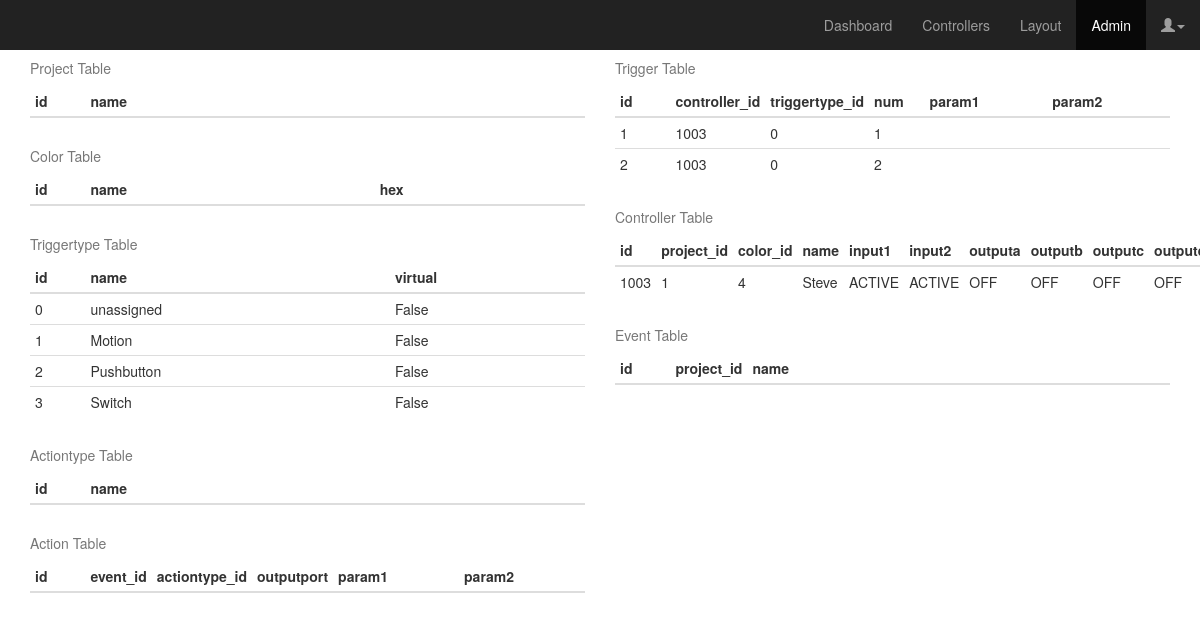
The page /admin on the database its author committed.
### app/models.py (models this page shows, shortened)
class Triggertype(db.Model):
	id = db.Column(db.Integer, primary_key=True)
	name = db.Column(db.String(24), index=True)
	virtual = db.Column(db.Boolean)
	trigger = db.relationship('Trigger', backref='trigger', lazy='dynamic')
	@property
	def serialize(self):
		return {
			'id': self.id,
			'name': self.name,
			'virtual': self.virtual
		}

class Trigger(db.Model):
	id = db.Column(db.Integer, primary_key=True)
	controller_id = db.Column(db.Integer, db.ForeignKey('controller.id'))
	triggertype_id = db.Column(db.Integer, db.ForeignKey('triggertype.id'))
	num = db.Column(db.Integer)
	param1 = db.Column(db.String(8), default='')
	param2 = db.Column(db.String(8), default='')
	@property
	def serialize(self):
		tt = Triggertype.query.get(self.triggertype_id)
		return {
			'id': self.id,
			'cid': self.controller_id,
			'type_id': tt.id,
			'type_name': tt.name,
			'inputnum': self.num,
			'param1': self.param1,
			'param2': self.param2
		}

class Controller(db.Model):
	id = db.Column(db.Integer, primary_key=True)
	project_id = db.Column(db.Integer, db.ForeignKey('project.id'))
	color_id = db.Column(db.Integer, db.ForeignKey('color.id'))
	sounds= db.relationship('Sound', backref='sound', lazy='dynamic')
	trigger = db.relationship('Trigger', backref='controller', lazy='dynamic')
	name = db.Column(db.String(24), index=True, unique=True)
	input1 = db.Column(db.String(10), default='ACTIVE')
	input2 = db.Column(db.String(10), default='ACTIVE')
	outputa = db.Column(db.String(10), default='OFF')
	outputb = db.Column(db.String(10), default='OFF')
	outputc = db.Column(db.String(10), default='OFF')
	outputd = db.Column(db.String(10), default='OFF')
	def get_trigger(self, triggernum):
		try:
			return self.trigger.filter(Trigger.num == triggernum).first()
		except:
			return 0
	@property
	def serialize(self):
		return {
			'controllerid': self.id,
			'project_id': self.project_id,
			'controllername': self.name,
			'controllercolor': self.color_id,
			'trigger1': self.get_trigger(1).id,
			'trigger1typeid': self.get_trigger(1).serialize['type_id'],
			'trigger1typename': self.get_trigger(1).serialize['type_name'],
			'trigger1param1': self.get_trigger(1).serialize['param1'],
			'trigger2': self.get_trigger(2).id,
			'trigger2typeid': self.get_trigger(2).serialize['type_id'],
			'trigger2typename': self.get_trigger(2).serialize['type_name'],
			'trigger2param1': self.get_trigger(2).serialize['param1'],
			'input1': self.input1,
			'input2': self.input2,
			'outputa': self.outputa,
			'outputb': self.outputb,
			'outputc': self.outputc,
			'outputd': self.outputd
		}

### app/views.py (the view)
@app.route('/admin')
def admin():
	return render_template('admin.html', title='Admin', projects=[p.serialize for p in Project.query.all()], triggers=[t.serialize for t in Trigger.query.all()], triggertypes=[tt.serialize for tt in Triggertype.query.all()], actions=[a.serialize for a in Action.query.all()], controllers=[c.serialize for c in Controller.query.all()], events=[e.serialize for e in Event.query.all()], colors=[c.serialize for c in Color.query.all()])

### app/templates/admin.html (shortened to what this page needs)
{% extends "base.html" %}
{% block content %}
<link href="static/css/admin.css" rel="stylesheet">
<div class="container">
  <div class="row">
      <div class="col-xs-6">
        <table class="table table-condensed">
          <caption>Project Table</caption>
          <thead>
            <tr>
              <th class="id">id</th>
              <th>name</th>
            </tr>
          </thead>
        </table>
        <table class="table table-condensed">
          <caption>Color Table</caption>
          <thead>
            <tr>
              <th class="id">id</th>
              <th>name</th>
              <th>hex</th>
            </tr>
          </thead>
        </table>
        <table class="table table-condensed">
          <caption>Triggertype Table</caption>
          <thead>
            <tr>
              <th class="id">id</th>
              <th>name</th>
              <th>virtual</th>
            </tr>
          </thead>
          <tbody>
            {% for tt in triggertypes %}
            <tr>
              <td class="id">{{ tt.id }}</td>
              <td>{{ tt.name }}</td>
              <td>{{ tt.virtual }}</td>
            </tr>
            {% endfor %}
          </tbody>
        </table>
        <table class="table table-condensed">
          <caption>Actiontype Table</caption>
          <thead>
            <tr>
              <th class="id">id</th>
              <th>name</th>
            </tr>
          </thead>
        </table>
        <table class="table table-condensed">
          <caption>Action Table</caption>
          <thead>
            <tr>
              <th class="id">id</th>
              <th class="id">event_id</th>
              <th class="id">actiontype_id</th>
              <th class="id">outputport</th>
              <th>param1</th>
              <th>param2</th>
            </tr>
          </thead>
        </table>
      </div>
      <div class="col-xs-6">
        <table class="table table-condensed">
          <caption>Trigger Table</caption>
          <thead>
            <tr>
              <th class="id">id</th>
              <th class="id">controller_id</th>
              <th class="id">triggertype_id</th>
              <th class="id">num</th>
              <th>param1</th>
              <th>param2</th>
            </tr>
          </thead>
          <tbody>
            {% for t in triggers %}
            <tr>
              <td class="id">{{ t.id }}</td>
              <td class="id">{{ t.cid }}</td>
              <td class="id">{{ t.type_id }}</td>
              <td class="id">{{ t.inputnum }}</td>
              <td>{{ t.param1 }}</td>
              <td>{{ t.param2 }}</td>
            </tr>
            {% endfor %}
          </tbody>
        </table>
        <table class="table table-condensed">
          <caption>Controller Table</caption>
          <thead>
            <tr>
              <th class="id">id</th>
              <th class="id">project_id</th>
              <th class="id">color_id</th>
              <th>name</th>
              <th>input1</th>
              <th>input2</th>
              <th>outputa</th>
              <th>outputb</th>
              <th>outputc</th>
              <th>outputd</th>
            </tr>
          </thead>
          <tbody>
            {% for c in controllers %}
            <tr>
              <td class="id">{{ c.controllerid }}</td>
              <td class="id">{{ c.project_id }}</td>
              <td class="id">{{ c.controllercolor }}</td>
              <td>{{ c.controllername }}</td>
              <td>{{ c.input1 }}</td>
              <td>{{ c.input2 }}</td>
              <td>{{ c.outputa }}</td>
              <td>{{ c.outputb }}</td>
              <td>{{ c.outputc }}</td>
              <td>{{ c.outputd }}</td>
            </tr>
            {% endfor %}
          </tbody>
        </table>
        <table class="table table-condensed">
          <caption>Event Table</caption>
          <thead>
            <tr>
              <th class="id">id</th>
              <th class="id">project_id</th>
              <th>name</th>
            </tr>
          </thead>
        </table>
  </div>
</div>
{% endblock %}

### app/templates/base.html (shortened to what this page needs)
<!DOCTYPE html>
<html lang="en">
  <head>
    <link href="static/css/bootstrap.min.css" rel="stylesheet">
    <link href="static/font-awesome-4.6.3/css/font-awesome.min.css" rel="stylesheet">
    <link href="static/css/animate.min.css" rel="stylesheet">
  </head>
  <body>
    <nav class="navbar navbar-inverse navbar-fixed-top">
      <div class="container-fluid">
        <div id="navbar" class="navbar-collapse collapse">
          <ul class="nav navbar-nav navbar-right">
            <li id="dashboard"><a href="dashboard">Dashboard</a></li>
            <li id="controllers"><a href="controllers">Controllers</a></li>
            <li id="layout"><a href="#">Layout</a></li>
            <li id="admin"><a href="admin">Admin</a></li>
            <li>
              <a href="#" class="dropdown-toggle" data-toggle="dropdown"><span class="glyphicon glyphicon-user"></span><span class="caret"></span></a>
            </li>
          </ul>
        </div>
      </div>
    </nav>
    {% block content %}{% endblock %}
  </body>
</html>

### app/static/css/admin.css (style rules this page uses)
body { padding-top: 50px; }
.navbar-fixed-top { border: 0; }
.id { width: 10%; }

### rows shown on the page
Triggertype: id "0", name "unassigned", virtual "False"
Triggertype: id "1", name "Motion", virtual "False"
Triggertype: id "2", name "Pushbutton", virtual "False"
Triggertype: id "3", name "Switch", virtual "False"
Trigger: cid "1003"
Trigger: cid "1003"
Controller: controllerid "1003", controllername "Steve", input1 "ACTIVE", input2 "ACTIVE", outputa "OFF", outputb "OFF", outputc "OFF", outputd "OFF"

### other values the page prints
{{ t.id }} "1" "2"
{{ t.type_id }} "0" "0"
{{ t.inputnum }} "1" "2"
{{ c.project_id }} "1"
{{ c.controllercolor }} "4"
